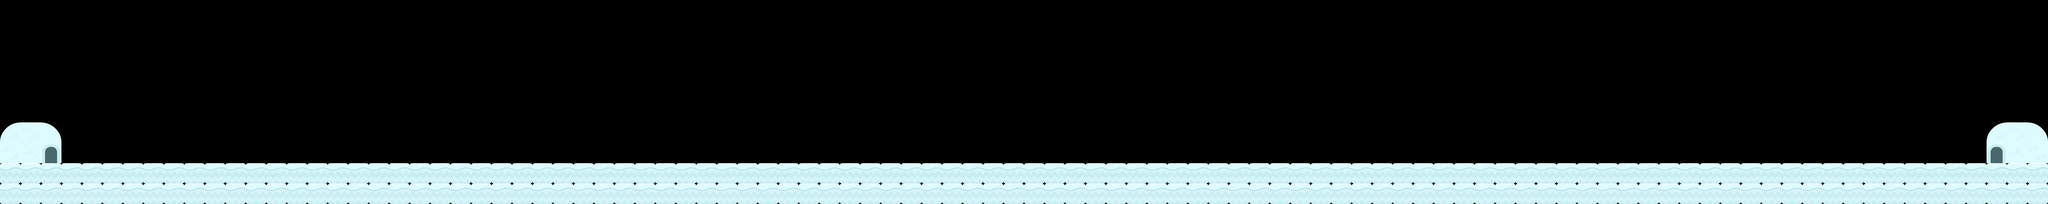

The image is a tile-based game level rendered from a .tmx file. Its description and source (layers, tilesets, objects; grid data summarised) follow:
An orthogonal 100x10 tile map with 70x70 px tiles, 10 tile layers (checkpoints, walls, x_moving_walls, y_moving_walls, ...) and 1 object (player spawn).

<map version="1.10" tiledversion="1.11.2" orientation="orthogonal" renderorder="right-down" width="100" height="10" tilewidth="70" tileheight="70" infinite="0" nextlayerid="16" nextobjectid="22">
 <tileset firstgid="1" source="../sheet.tsx" />
 <objectgroup id="3" name="spawn">
  <object id="3" name="player spawn" x="289" y="466.667">
   <point />
  </object>
 </objectgroup>
 <objectgroup id="10" name="text" />
 <layer id="11" name="checkpoints" width="100" height="10">
  <data>[1000 cells, 0 non-empty, 0 distinct tile ids]</data>
 </layer>
 <layer id="1" name="walls" width="100" height="10">
  <data>[1000 cells, 206 non-empty, 7 distinct tile ids]</data>
 </layer>
 <layer id="14" name="x_moving_walls" width="100" height="10">
  <data>[1000 cells, 0 non-empty, 0 distinct tile ids]</data>
 </layer>
 <layer id="15" name="y_moving_walls" width="100" height="10">
  <data>[1000 cells, 0 non-empty, 0 distinct tile ids]</data>
 </layer>
 <layer id="4" name="spikes" width="100" height="10">
  <data>[1000 cells, 0 non-empty, 0 distinct tile ids]</data>
 </layer>
 <layer id="13" name="falling_spikes" width="100" height="10">
  <data>[1000 cells, 0 non-empty, 0 distinct tile ids]</data>
 </layer>
 <layer id="6" name="ice" width="100" height="10">
  <data>[1000 cells, 0 non-empty, 0 distinct tile ids]</data>
 </layer>
 <layer id="9" name="trees" width="100" height="10">
  <data>[1000 cells, 0 non-empty, 0 distinct tile ids]</data>
 </layer>
 <layer id="5" name="decoration" width="100" height="10">
  <data>[1000 cells, 0 non-empty, 0 distinct tile ids]</data>
 </layer>
 <layer id="8" name="end" width="100" height="10">
  <data>[1000 cells, 6 non-empty, 6 distinct tile ids]</data>
 </layer>
</map>
